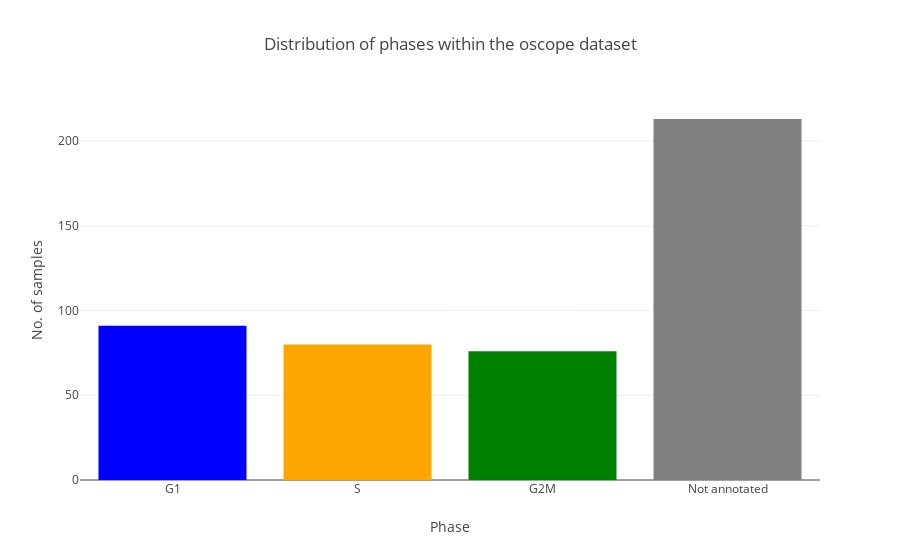

Notebook source saved alongside this figure:
### Markdown cell above
## Loading the oscope dataset

### Code cell
gencounts_oscope = pandas.read_csv(data + "GSE64016_H1andFUCCI_normalized_EC_human.csv")
gencounts_oscope.set_index("Unnamed: 0", inplace=True)
gencounts_oscope_sorted = gencounts_oscope.iloc[:,
                              [gencounts_oscope.columns.get_loc(c) for c in gencounts_oscope.columns if
                              "G1_" in c or "G2_" in c or "S_" in c]]

is_G1 = len([gencounts_oscope.columns.get_loc(c) for c in gencounts_oscope.columns if "G1_" in c])
is_S = len([gencounts_oscope.columns.get_loc(c) for c in gencounts_oscope.columns if "S_" in c])
is_G2M = len([gencounts_oscope.columns.get_loc(c) for c in gencounts_oscope.columns if "G2_" in c])
is_NA = len([gencounts_oscope.columns.get_loc(c) for c in gencounts_oscope.columns if "H1_" in c])

height = [is_G1, is_S, is_G2M, is_NA]

data = [go.Bar(
            x=["G1", "S", "G2M", "Not annotated"],
            y=height,
            marker=dict(
                color=['blue', 'orange', 'green', 'gray'],
            )
    )]

layout = go.Layout(
    title='Distribution of phases within the oscope dataset',
     xaxis=dict(
        title='Phase',
    ),
    yaxis=dict(
        title='No. of samples',
    )
)

fig = go.Figure(data=data, layout=layout)
iplot(fig)

### Figure 1 — Plotly figure (JSON) as saved in the notebook; plotly's stock layout.template omitted (floating-point values rounded to 4 significant figures)
{"data": [{"marker": {"color": ["blue", "orange", "green", "gray"]}, "type": "bar", "x": ["G1", "S", "G2M", "Not annotated"], "y": [91, 80, 76, 213]}], "layout": {"title": "Distribution of phases within the oscope dataset", "xaxis": {"title": "Phase"}, "yaxis": {"title": "No. of samples"}}}
